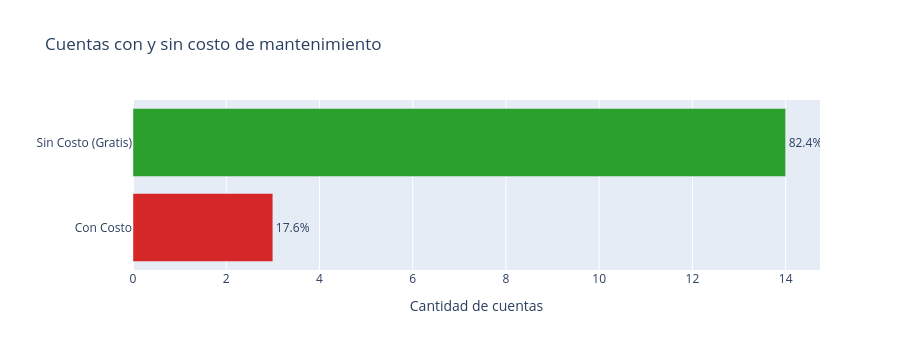

This figure's notebook cell:
### Markdown cell above
## 📊 Gráfico 6: Cuentas con y sin Costo de Mantenimiento

### **¿Qué proporción de cuentas de ahorro tiene costo de mantenimiento?**

## 📌 Detalles del Análisis

* **Objetivo:** Cuantificar y comparar la cantidad de cuentas de ahorro gratuitas frente a las que aplican costo de mantenimiento.
* **Decisión de Diseño:** Gráfico de barras horizontales (*Bar Chart*).
* **Librería Sugerida:** `Plotly Express`

### Code cell
# 1. Lógica de costo idéntica a Streamlit
if "es_costo_cero" in cuentas_df.columns:
    cuentas_df["tiene_costo"] = ~cuentas_df["es_costo_cero"].astype(str).str.upper().isin(["TRUE", "VERDADERO"])
elif "mantenimiento_num" in cuentas_df.columns:
    cuentas_df["tiene_costo"] = cuentas_df["mantenimiento_num"] > 0
else:
    cuentas_df["tiene_costo"] = False

# 2. Agrupación y cálculo de cantidades
resumen_costo = (
    cuentas_df.groupby("tiene_costo")
    .size()
    .reset_index(name="cantidad")
)

# 3. Mapeo de categorías exactamente como en Streamlit
resumen_costo["categoria"] = resumen_costo["tiene_costo"].map(
    {True: "Con Costo", False: "Sin Costo (Gratis)"}
)

# 4. Cálculo de porcentaje
total = resumen_costo["cantidad"].sum()
resumen_costo["porcentaje"] = (resumen_costo["cantidad"] / total) * 100 if total > 0 else 0

# 5. Gráfico de Plotly
fig = px.bar(
    resumen_costo,
    x="cantidad",
    y="categoria",
    orientation="h",
    text=resumen_costo["porcentaje"].round(1).astype(str) + "%",
    title="Cuentas con y sin costo de mantenimiento",
    labels={
        "cantidad": "Cantidad de cuentas",
        "categoria": ""
    },
    color="categoria",
    color_discrete_map={
        "Sin Costo (Gratis)": "#2ca02c",
        "Con Costo": "#d62728"
    }
)

fig.update_traces(
    textposition="outside"
)

fig.update_layout(
    height=350,
    showlegend=False
)

fig.show()

### Figure 1 — Plotly figure (JSON) as saved in the notebook; plotly's stock layout.template omitted (floating-point values rounded to 4 significant figures)
{"data": [{"hovertemplate": "=%{y}<br>Cantidad de cuentas=%{x}<br>text=%{text}<extra></extra>", "legendgroup": "Sin Costo (Gratis)", "marker": {"color": "#2ca02c", "pattern": {"shape": ""}}, "name": "Sin Costo (Gratis)", "orientation": "h", "showlegend": true, "text": ["82.4%"], "textposition": "outside", "type": "bar", "x": [14], "xaxis": "x", "y": ["Sin Costo (Gratis)"], "yaxis": "y"}, {"hovertemplate": "=%{y}<br>Cantidad de cuentas=%{x}<br>text=%{text}<extra></extra>", "legendgroup": "Con Costo", "marker": {"color": "#d62728", "pattern": {"shape": ""}}, "name": "Con Costo", "orientation": "h", "showlegend": true, "text": ["17.6%"], "textposition": "outside", "type": "bar", "x": [3], "xaxis": "x", "y": ["Con Costo"], "yaxis": "y"}], "layout": {"barmode": "relative", "height": 350, "legend": {"title": {"text": ""}, "tracegroupgap": 0}, "showlegend": false, "title": {"text": "Cuentas con y sin costo de mantenimiento"}, "xaxis": {"anchor": "y", "domain": [0, 1], "title": {"text": "Cantidad de cuentas"}}, "yaxis": {"anchor": "x", "categoryarray": ["Con Costo", "Sin Costo (Gratis)"], "categoryorder": "array", "domain": [0, 1], "title": {"text": ""}}}}
